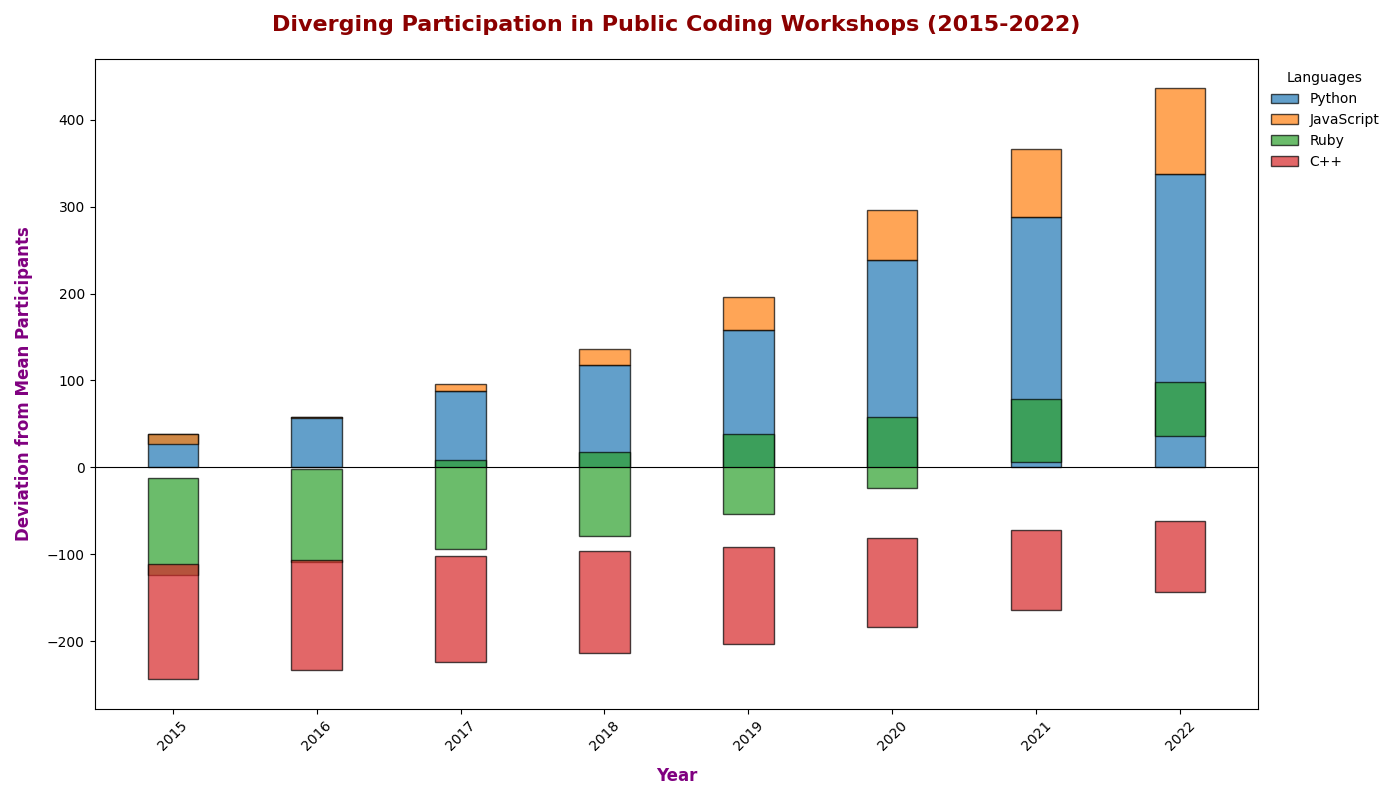

This chart was generated by the following Python code:
import matplotlib.pyplot as plt
import numpy as np

# Data Setup
years = np.array(['2015', '2016', '2017', '2018', '2019', '2020', '2021', '2022'])
languages = ['Python', 'JavaScript', 'Ruby', 'C++']
participants = np.array([
    [200, 150, 50, 30],
    [220, 160, 55, 35],
    [250, 170, 60, 40],
    [280, 180, 65, 45],
    [320, 200, 70, 50],
    [400, 220, 80, 60],
    [450, 240, 90, 70],
    [500, 260, 100, 80],
])

# Calculate differences from a central axis: mean of participants
mean_participants = np.mean(participants)
participants_delta = participants - mean_participants

fig, ax = plt.subplots(figsize=(14, 8))
bar_width = 0.35
x = np.arange(len(years))

# Plot diverging bars for each language
for i, language in enumerate(languages):
    ax.bar(x, participants_delta[:, i], width=bar_width, label=language, alpha=0.7, edgecolor='black', 
           align='center', bottom=participants_delta[:, i - 1] if i != 0 else 0)

# Set labels, title, and legend
ax.set_xlabel('Year', fontsize=12, labelpad=10, fontweight='bold', color='purple')
ax.set_ylabel('Deviation from Mean Participants', fontsize=12, labelpad=10, fontweight='bold', color='purple')
ax.set_title('Diverging Participation in Public Coding Workshops (2015-2022)', fontsize=16, fontweight='bold', color='darkred', pad=20)

# Custom ticks and axis settings
ax.set_xticks(x)
ax.set_xticklabels(years, rotation=45)
ax.axhline(0, color='black', linewidth=0.8)  # Include central axis line

ax.legend(title='Languages', loc='upper left', bbox_to_anchor=(1, 1), frameon=False)

# Display the plot
plt.tight_layout()
plt.show()
